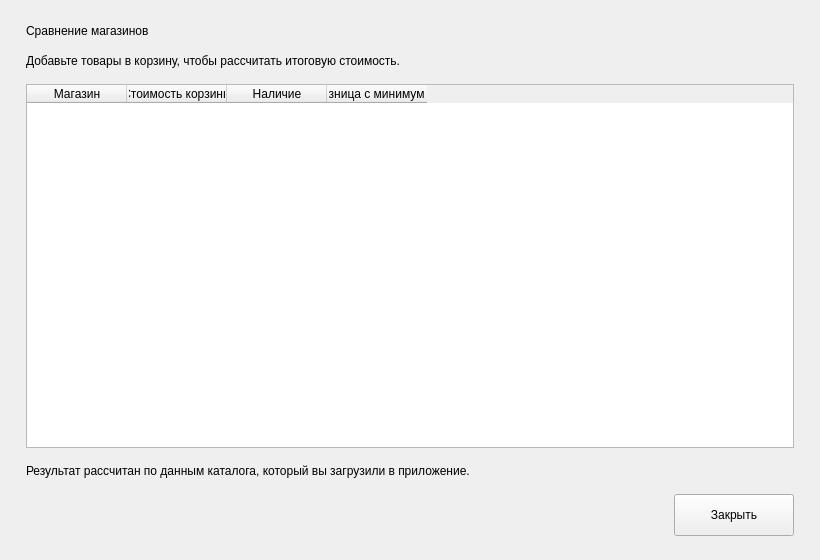
<?xml version='1.0' encoding='utf-8'?>
<ui version="4.0">
 <class>ComparePage</class>
 <widget class="QWidget" name="ComparePage">
  <property name="geometry">
   <rect>
    <x>0</x>
    <y>0</y>
    <width>820</width>
    <height>560</height>
   </rect>
  </property>
  <property name="minimumSize">
   <size>
    <width>700</width>
    <height>480</height>
   </size>
  </property>
  <property name="windowTitle">
   <string>Выгодно — сравнение корзины</string>
  </property>
  <layout class="QVBoxLayout" name="verticalLayout">
   <property name="leftMargin">
    <number>26</number>
   </property>
   <property name="topMargin">
    <number>24</number>
   </property>
   <property name="rightMargin">
    <number>26</number>
   </property>
   <property name="bottomMargin">
    <number>24</number>
   </property>
   <property name="spacing">
    <number>16</number>
   </property>
   <item>
    <widget class="QLabel" name="titleLabel">
     <property name="text">
      <string>Сравнение магазинов</string>
     </property>
    </widget>
   </item>
   <item>
    <widget class="QLabel" name="summaryLabel">
     <property name="text">
      <string>Добавьте товары в корзину, чтобы рассчитать итоговую стоимость.</string>
     </property>
     <property name="wordWrap">
      <bool>true</bool>
     </property>
    </widget>
   </item>
   <item>
    <widget class="QTableWidget" name="comparisonTable">
     <property name="minimumSize">
      <size>
       <width>0</width>
       <height>300</height>
      </size>
     </property>
     <property name="columnCount">
      <number>4</number>
     </property>
     <property name="rowCount">
      <number>0</number>
     </property>
     <column>
      <property name="text">
       <string>Магазин</string>
      </property>
     </column>
     <column>
      <property name="text">
       <string>Стоимость корзины</string>
      </property>
     </column>
     <column>
      <property name="text">
       <string>Наличие</string>
      </property>
     </column>
     <column>
      <property name="text">
       <string>Разница с минимумом</string>
      </property>
     </column>
    </widget>
   </item>
   <item>
    <widget class="QLabel" name="disclaimerLabel">
     <property name="text">
      <string>Результат рассчитан по данным каталога, который вы загрузили в приложение.</string>
     </property>
     <property name="wordWrap">
      <bool>true</bool>
     </property>
    </widget>
   </item>
   <item>
    <layout class="QHBoxLayout" name="bottomLayout">
     <item>
      <spacer name="bottomSpacer">
       <property name="orientation">
        <enum>Qt::Horizontal</enum>
       </property>
       <property name="sizeHint" stdset="0">
        <size>
         <width>40</width>
         <height>20</height>
        </size>
       </property>
      </spacer>
     </item>
     <item>
      <widget class="QPushButton" name="closeButton">
       <property name="text">
        <string>Закрыть</string>
       </property>
       <property name="minimumSize">
        <size>
         <width>120</width>
         <height>42</height>
        </size>
       </property>
      </widget>
     </item>
    </layout>
   </item>
  </layout>
 </widget>
 <resources />
 <connections />
</ui>
